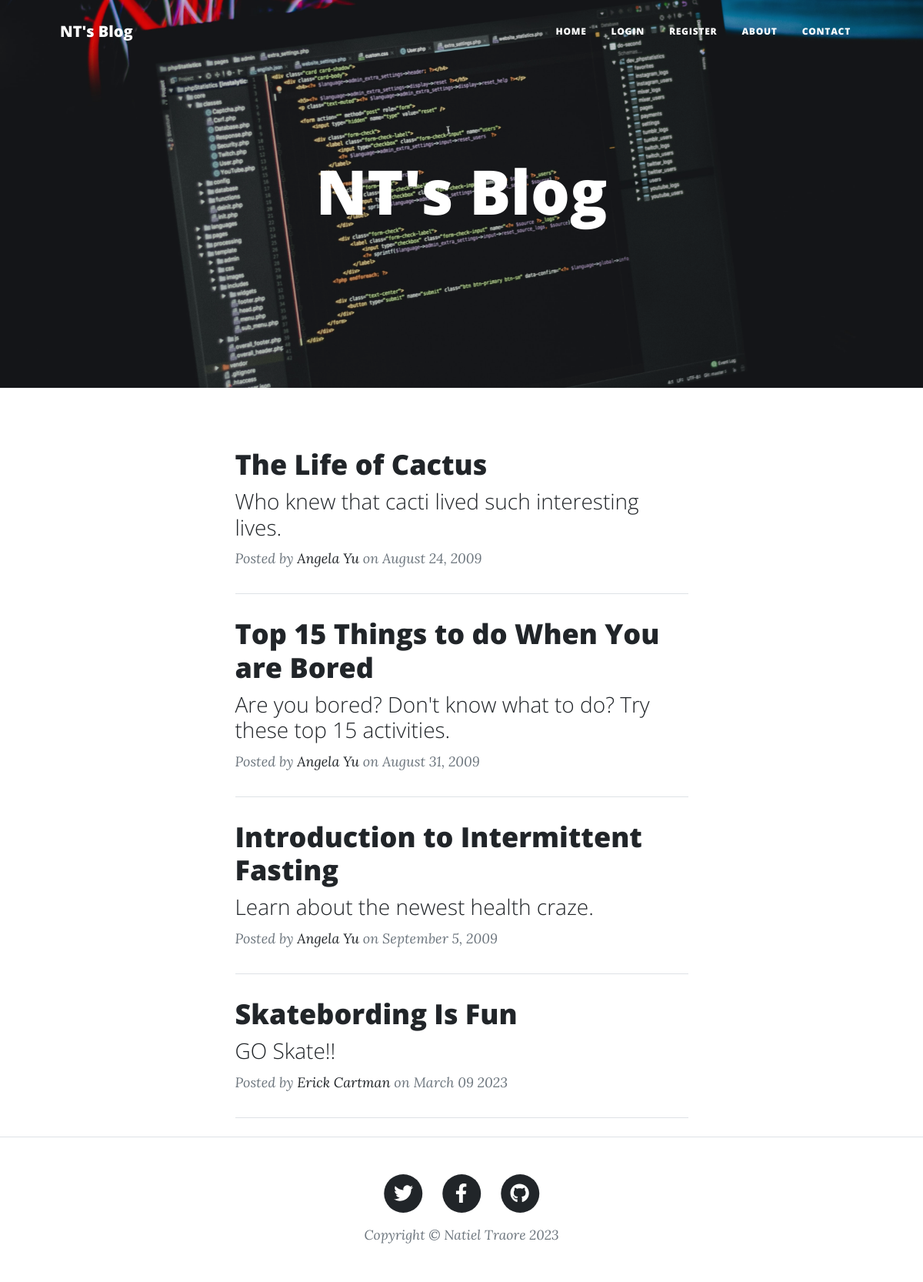
The page / on the database its author committed.
### main.py (models this page shows)
class BlogPost(db.Model):
    id = db.Column(db.Integer, primary_key=True)
    title = db.Column(db.String(250), unique=True, nullable=False)
    subtitle = db.Column(db.String(250), nullable=False)
    date = db.Column(db.String(250), nullable=False)
    body = db.Column(db.Text, nullable=False)
    author = db.Column(db.String(250), nullable=False)
    img_url = db.Column(db.String(250), nullable=False)

### main.py (the view)
@app.route("/")
def home():
    posts = db.session.query(BlogPost).all()
    return render_template("index.html", posts=posts)

### main.py (called while the page is built)
@app.context_processor
def year_injector():
    return {"year": app.config["CURRENT_YEAR"]}

@app.context_processor
def is_logged():
    return {"logged_in": app.config["LOGGED_IN"]}

@app.context_processor
def cur_user():
    return {"cur_user": current_user}

### templates/index.html (shortened to what this page needs)
{% include "header.html" %}
<header class="masthead" style="background-image: url('static/img/home-bg.jpg')">
    <div class="container position-relative px-4 px-lg-5">
        <div class="row gx-4 gx-lg-5 justify-content-center">
            <div class="col-md-10 col-lg-8 col-xl-7">
                <div class="site-heading">
                    <h1>NT's Blog</h1>
                </div>
            </div>
        </div>
    </div>
</header>
<div class="container px-4 px-lg-5">
    <div class="row gx-4 gx-lg-5 justify-content-center">
        <div class="col-md-10 col-lg-8 col-xl-7">
            {% for p in posts %}
            <div class="post-preview">
                <a href="{{ url_for('get_post', pid=p.id) }}">
                    <h2 class="post-title">
                        {{ p.title }}
                    </h2>
                    <h3 class="post-subtitle">{{ p.subtitle }}</h3>
                </a>
                <p class="post-meta">
                    Posted by
                    <a href="#">{{ p.author}}</a>
                    on {{ p.date }}
                </p>
            </div>
            <hr class="my-4"/>
            {% endfor %}
        </div>
    </div>
</div>
{% include "footer.html" %}

### templates/header.html (shortened to what this page needs)
<!DOCTYPE html>
<html lang="en">
<head>
    <link href="../static/css/styles.css" rel="stylesheet"/>
</head>
<body>
<nav class="navbar navbar-expand-lg navbar-light" id="mainNav">
    <div class="container px-4 px-lg-5">
        <a class="navbar-brand" href="{{ url_for('home') }}">NT's Blog</a>
        <div class="collapse navbar-collapse" id="navbarResponsive">
            <ul class="navbar-nav ms-auto py-4 py-lg-0">
                <li class="nav-item">
                    <a class="nav-link px-lg-3 py-3 py-lg-4" href="{{ url_for('home') }}">Home</a>
                </li>
                {% if not logged_in: %}
                <li class="nav-item">
                    <a class="nav-link px-lg-3 py-3 py-lg-4" href="{{ url_for('login') }}">Login</a>
                </li>
                <li class="nav-item">
                    <a class="nav-link px-lg-3 py-3 py-lg-4" href="{{ url_for('register') }}">Register</a>
                </li>
                {% else: %}
                <li class="nav-item">
                    <a class="nav-link px-lg-3 py-3 py-lg-4" href="{{ url_for('logout') }}">Log Out</a>
                </li>
                {% endif %}
                <li class="nav-item">
                    <a class="nav-link px-lg-3 py-3 py-lg-4" href="{{ url_for('get_about') }}">About</a>
                </li>
                <li class="nav-item">
                    <a class="nav-link px-lg-3 py-3 py-lg-4" href="{{ url_for('get_contact') }}">Contact</a>
                </li>
            </ul>
        </div>
    </div>
</nav>

### templates/footer.html (shortened to what this page needs)
<footer class="border-top">
    <div class="container px-4 px-lg-5">
        <div class="row gx-4 gx-lg-5 justify-content-center">
            <div class="col-md-10 col-lg-8 col-xl-7">
                <ul class="list-inline text-center">
                    <li class="list-inline-item">
                        <a href="#!">
                                <span class="fa-stack fa-lg">
                                    <i class="fas fa-circle fa-stack-2x"></i>
                                    <i class="fab fa-twitter fa-stack-1x fa-inverse"></i>
                                </span>
                        </a>
                    </li>
                    <li class="list-inline-item">
                        <a href="#!">
                                <span class="fa-stack fa-lg">
                                    <i class="fas fa-circle fa-stack-2x"></i>
                                    <i class="fab fa-facebook-f fa-stack-1x fa-inverse"></i>
                                </span>
                        </a>
                    </li>
                    <li class="list-inline-item">
                        <a href="#!">
                                <span class="fa-stack fa-lg">
                                    <i class="fas fa-circle fa-stack-2x"></i>
                                    <i class="fab fa-github fa-stack-1x fa-inverse"></i>
                                </span>
                        </a>
                    </li>
                </ul>
                <div class="small text-center text-muted fst-italic">Copyright &copy; Natiel Traore {{ year }}</div>
            </div>
        </div>
    </div>
</footer>
</body>
</html>

### rows shown on the page
BlogPost: title "The Life of Cactus", subtitle "Who knew that cacti lived such interesting lives.", author "Angela Yu", date "August 24, 2009"
BlogPost: title "Top 15 Things to do When You are Bored", subtitle "Are you bored? Don't know what to do? Try these top 15 activities.", author "Angela Yu", date "August 31, 2009"
BlogPost: title "Introduction to Intermittent Fasting", subtitle "Learn about the newest health craze.", author "Angela Yu", date "September 5, 2009"
BlogPost: title "Skatebording Is Fun", subtitle "GO Skate!!", author "Erick Cartman", date "March 09 2023"

### other values the page prints
{{ year }} "2023"
